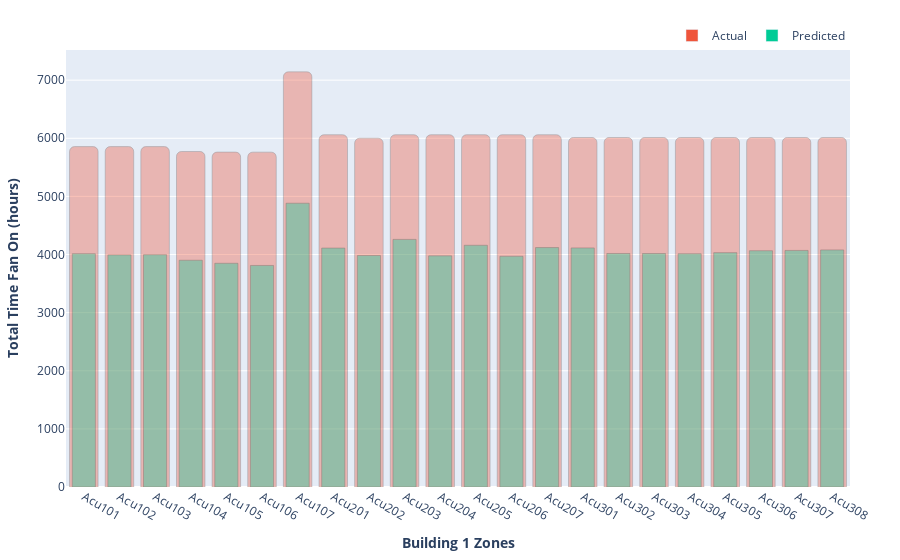

This figure's notebook cell:
### Code cell
fig = BarChartCreator(df,1)
fig.fig

### Figure 1 — Plotly figure (JSON) as saved in the notebook; plotly's stock layout.template omitted (floating-point values rounded to 4 significant figures)
{"data": [{"marker": {"color": "#EF553B", "cornerradius": 5, "line": {"color": "black", "width": 0.5}, "opacity": 0.6}, "name": "Acu101", "opacity": 0.6, "showlegend": false, "type": "bar", "x": ["Acu101"], "y": [5857.0]}, {"marker": {"color": "#00CC96", "cornerradius": 5, "line": {"color": "black", "width": 0.5}, "opacity": 0.6}, "name": "Acu101", "opacity": 0.6, "showlegend": false, "type": "bar", "width": 0.65, "x": ["Acu101"], "y": [4014.0]}, {"marker": {"color": "#EF553B", "cornerradius": 5, "line": {"color": "black", "width": 0.5}, "opacity": 0.6}, "name": "Acu102", "opacity": 0.6, "showlegend": false, "type": "bar", "x": ["Acu102"], "y": [5857.0]}, {"marker": {"color": "#00CC96", "cornerradius": 5, "line": {"color": "black", "width": 0.5}, "opacity": 0.6}, "name": "Acu102", "opacity": 0.6, "showlegend": false, "type": "bar", "width": 0.65, "x": ["Acu102"], "y": [3994.0]}, {"marker": {"color": "#EF553B", "cornerradius": 5, "line": {"color": "black", "width": 0.5}, "opacity": 0.6}, "name": "Acu103", "opacity": 0.6, "showlegend": false, "type": "bar", "x": ["Acu103"], "y": [5857.0]}, {"marker": {"color": "#00CC96", "cornerradius": 5, "line": {"color": "black", "width": 0.5}, "opacity": 0.6}, "name": "Acu103", "opacity": 0.6, "showlegend": false, "type": "bar", "width": 0.65, "x": ["Acu103"], "y": [3997.0]}, {"marker": {"color": "#EF553B", "cornerradius": 5, "line": {"color": "black", "width": 0.5}, "opacity": 0.6}, "name": "Acu104", "opacity": 0.6, "showlegend": false, "type": "bar", "x": ["Acu104"], "y": [5773.0]}, {"marker": {"color": "#00CC96", "cornerradius": 5, "line": {"color": "black", "width": 0.5}, "opacity": 0.6}, "name": "Acu104", "opacity": 0.6, "showlegend": false, "type": "bar", "width": 0.65, "x": ["Acu104"], "y": [3902.0]}, {"marker": {"color": "#EF553B", "cornerradius": 5, "line": {"color": "black", "width": 0.5}, "opacity": 0.6}, "name": "Acu105", "opacity": 0.6, "showlegend": false, "type": "bar", "x": ["Acu105"], "y": [5762.0]}, {"marker": {"color": "#00CC96", "cornerradius": 5, "line": {"color": "black", "width": 0.5}, "opacity": 0.6}, "name": "Acu105", "opacity": 0.6, "showlegend": false, "type": "bar", "width": 0.65, "x": ["Acu105"], "y": [3850.0]}, {"marker": {"color": "#EF553B", "cornerradius": 5, "line": {"color": "black", "width": 0.5}, "opacity": 0.6}, "name": "Acu106", "opacity": 0.6, "showlegend": false, "type": "bar", "x": ["Acu106"], "y": [5762.0]}, {"marker": {"color": "#00CC96", "cornerradius": 5, "line": {"color": "black", "width": 0.5}, "opacity": 0.6}, "name": "Acu106", "opacity": 0.6, "showlegend": false, "type": "bar", "width": 0.65, "x": ["Acu106"], "y": [3812.0]}, {"marker": {"color": "#EF553B", "cornerradius": 5, "line": {"color": "black", "width": 0.5}, "opacity": 0.6}, "name": "Acu107", "opacity": 0.6, "showlegend": false, "type": "bar", "x": ["Acu107"], "y": [7143.0]}, {"marker": {"color": "#00CC96", "cornerradius": 5, "line": {"color": "black", "width": 0.5}, "opacity": 0.6}, "name": "Acu107", "opacity": 0.6, "showlegend": false, "type": "bar", "width": 0.65, "x": ["Acu107"], "y": [4883.0]}, {"marker": {"color": "#EF553B", "cornerradius": 5, "line": {"color": "black", "width": 0.5}, "opacity": 0.6}, "name": "Acu201", "opacity": 0.6, "showlegend": false, "type": "bar", "x": ["Acu201"], "y": [6061.0]}, {"marker": {"color": "#00CC96", "cornerradius": 5, "line": {"color": "black", "width": 0.5}, "opacity": 0.6}, "name": "Acu201", "opacity": 0.6, "showlegend": false, "type": "bar", "width": 0.65, "x": ["Acu201"], "y": [4111.0]}, {"marker": {"color": "#EF553B", "cornerradius": 5, "line": {"color": "black", "width": 0.5}, "opacity": 0.6}, "name": "Acu202", "opacity": 0.6, "showlegend": false, "type": "bar", "x": ["Acu202"], "y": [6001.0]}, {"marker": {"color": "#00CC96", "cornerradius": 5, "line": {"color": "black", "width": 0.5}, "opacity": 0.6}, "name": "Acu202", "opacity": 0.6, "showlegend": false, "type": "bar", "width": 0.65, "x": ["Acu202"], "y": [3983.0]}, {"marker": {"color": "#EF553B", "cornerradius": 5, "line": {"color": "black", "width": 0.5}, "opacity": 0.6}, "name": "Acu203", "opacity": 0.6, "showlegend": false, "type": "bar", "x": ["Acu203"], "y": [6061.0]}, {"marker": {"color": "#00CC96", "cornerradius": 5, "line": {"color": "black", "width": 0.5}, "opacity": 0.6}, "name": "Acu203", "opacity": 0.6, "showlegend": false, "type": "bar", "width": 0.65, "x": ["Acu203"], "y": [4261.0]}, {"marker": {"color": "#EF553B", "cornerradius": 5, "line": {"color": "black", "width": 0.5}, "opacity": 0.6}, "name": "Acu204", "opacity": 0.6, "showlegend": false, "type": "bar", "x": ["Acu204"], "y": [6061.0]}, {"marker": {"color": "#00CC96", "cornerradius": 5, "line": {"color": "black", "width": 0.5}, "opacity": 0.6}, "name": "Acu204", "opacity": 0.6, "showlegend": false, "type": "bar", "width": 0.65, "x": ["Acu204"], "y": [3978.0]}, {"marker": {"color": "#EF553B", "cornerradius": 5, "line": {"color": "black", "width": 0.5}, "opacity": 0.6}, "name": "Acu205", "opacity": 0.6, "showlegend": false, "type": "bar", "x": ["Acu205"], "y": [6061.0]}, {"marker": {"color": "#00CC96", "cornerradius": 5, "line": {"color": "black", "width": 0.5}, "opacity": 0.6}, "name": "Acu205", "opacity": 0.6, "showlegend": false, "type": "bar", "width": 0.65, "x": ["Acu205"], "y": [4160.0]}, {"marker": {"color": "#EF553B", "cornerradius": 5, "line": {"color": "black", "width": 0.5}, "opacity": 0.6}, "name": "Acu206", "opacity": 0.6, "showlegend": false, "type": "bar", "x": ["Acu206"], "y": [6061.0]}, {"marker": {"color": "#00CC96", "cornerradius": 5, "line": {"color": "black", "width": 0.5}, "opacity": 0.6}, "name": "Acu206", "opacity": 0.6, "showlegend": false, "type": "bar", "width": 0.65, "x": ["Acu206"], "y": [3970.0]}, {"marker": {"color": "#EF553B", "cornerradius": 5, "line": {"color": "black", "width": 0.5}, "opacity": 0.6}, "name": "Acu207", "opacity": 0.6, "showlegend": false, "type": "bar", "x": ["Acu207"], "y": [6061.0]}, {"marker": {"color": "#00CC96", "cornerradius": 5, "line": {"color": "black", "width": 0.5}, "opacity": 0.6}, "name": "Acu207", "opacity": 0.6, "showlegend": false, "type": "bar", "width": 0.65, "x": ["Acu207"], "y": [4120.0]}, {"marker": {"color": "#EF553B", "cornerradius": 5, "line": {"color": "black", "width": 0.5}, "opacity": 0.6}, "name": "Acu301", "opacity": 0.6, "showlegend": false, "type": "bar", "x": ["Acu301"], "y": [6014.0]}, {"marker": {"color": "#00CC96", "cornerradius": 5, "line": {"color": "black", "width": 0.5}, "opacity": 0.6}, "name": "Acu301", "opacity": 0.6, "showlegend": false, "type": "bar", "width": 0.65, "x": ["Acu301"], "y": [4114.0]}, {"marker": {"color": "#EF553B", "cornerradius": 5, "line": {"color": "black", "width": 0.5}, "opacity": 0.6}, "name": "Acu302", "opacity": 0.6, "showlegend": false, "type": "bar", "x": ["Acu302"], "y": [6014.0]}, {"marker": {"color": "#00CC96", "cornerradius": 5, "line": {"color": "black", "width": 0.5}, "opacity": 0.6}, "name": "Acu302", "opacity": 0.6, "showlegend": false, "type": "bar", "width": 0.65, "x": ["Acu302"], "y": [4018.0]}, {"marker": {"color": "#EF553B", "cornerradius": 5, "line": {"color": "black", "width": 0.5}, "opacity": 0.6}, "name": "Acu303", "opacity": 0.6, "showlegend": false, "type": "bar", "x": ["Acu303"], "y": [6014.0]}, {"marker": {"color": "#00CC96", "cornerradius": 5, "line": {"color": "black", "width": 0.5}, "opacity": 0.6}, "name": "Acu303", "opacity": 0.6, "showlegend": false, "type": "bar", "width": 0.65, "x": ["Acu303"], "y": [4017.0]}, {"marker": {"color": "#EF553B", "cornerradius": 5, "line": {"color": "black", "width": 0.5}, "opacity": 0.6}, "name": "Acu304", "opacity": 0.6, "showlegend": false, "type": "bar", "x": ["Acu304"], "y": [6014.0]}, {"marker": {"color": "#00CC96", "cornerradius": 5, "line": {"color": "black", "width": 0.5}, "opacity": 0.6}, "name": "Acu304", "opacity": 0.6, "showlegend": false, "type": "bar", "width": 0.65, "x": ["Acu304"], "y": [4013.0]}, {"marker": {"color": "#EF553B", "cornerradius": 5, "line": {"color": "black", "width": 0.5}, "opacity": 0.6}, "name": "Acu305", "opacity": 0.6, "showlegend": false, "type": "bar", "x": ["Acu305"], "y": [6014.0]}, {"marker": {"color": "#00CC96", "cornerradius": 5, "line": {"color": "black", "width": 0.5}, "opacity": 0.6}, "name": "Acu305", "opacity": 0.6, "showlegend": false, "type": "bar", "width": 0.65, "x": ["Acu305"], "y": [4032.0]}, {"marker": {"color": "#EF553B", "cornerradius": 5, "line": {"color": "black", "width": 0.5}, "opacity": 0.6}, "name": "Acu306", "opacity": 0.6, "showlegend": false, "type": "bar", "x": ["Acu306"], "y": [6014.0]}, {"marker": {"color": "#00CC96", "cornerradius": 5, "line": {"color": "black", "width": 0.5}, "opacity": 0.6}, "name": "Acu306", "opacity": 0.6, "showlegend": false, "type": "bar", "width": 0.65, "x": ["Acu306"], "y": [4066.0]}, {"marker": {"color": "#EF553B", "cornerradius": 5, "line": {"color": "black", "width": 0.5}, "opacity": 0.6}, "name": "Acu307", "opacity": 0.6, "showlegend": false, "type": "bar", "x": ["Acu307"], "y": [6014.0]}, {"marker": {"color": "#00CC96", "cornerradius": 5, "line": {"color": "black", "width": 0.5}, "opacity": 0.6}, "name": "Acu307", "opacity": 0.6, "showlegend": false, "type": "bar", "width": 0.65, "x": ["Acu307"], "y": [4071.0]}, {"marker": {"color": "#EF553B", "cornerradius": 5, "line": {"color": "black", "width": 0.5}, "opacity": 0.6}, "name": "Acu308", "opacity": 0.6, "showlegend": false, "type": "bar", "x": ["Acu308"], "y": [6014.0]}, {"marker": {"color": "#00CC96", "cornerradius": 5, "line": {"color": "black", "width": 0.5}, "opacity": 0.6}, "name": "Acu308", "opacity": 0.6, "showlegend": false, "type": "bar", "width": 0.65, "x": ["Acu308"], "y": [4079.0]}, {"marker": {"color": "#EF553B"}, "name": "Actual", "type": "bar", "x": [null], "y": [null]}, {"marker": {"color": "#00CC96"}, "name": "Predicted", "type": "bar", "x": [null], "y": [null]}], "layout": {"barmode": "overlay", "legend": {"orientation": "h", "x": 1, "xanchor": "right", "y": 1, "yanchor": "bottom"}, "margin": {"b": 50, "l": 50, "r": 50, "t": 50}, "xaxis": {"title": {"text": "<b>Building 1 Zones</b>"}}, "yaxis": {"title": {"text": "<b>Total Time Fan On (hours)</b>"}}}}
